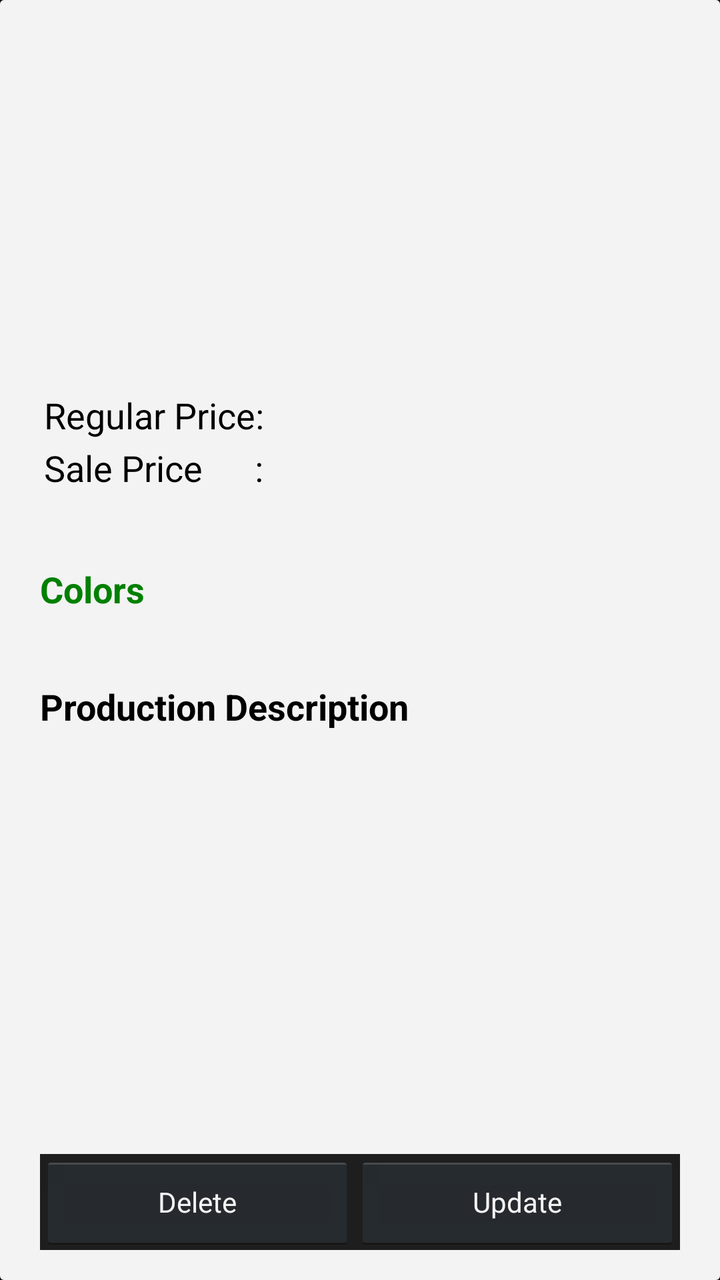
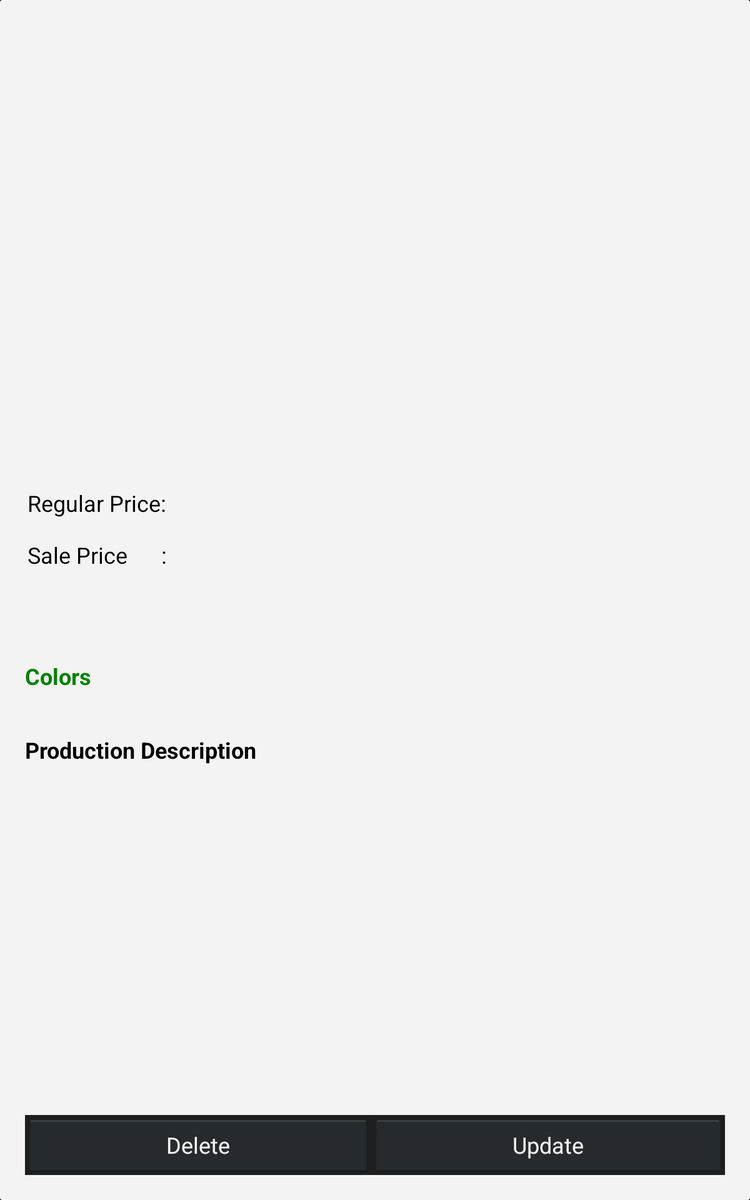

The same Android screen from two of the app's own layout files: first res/layout/ as a phone draws it, then the repository's variant for another configuration, drawn on a device whose configuration selects that folder. Both files follow.
<!-- AndroidManifest.xml: application theme Theme.MyTheme -->
<!-- res/layout/product_detail.xml -->
<android.support.v4.widget.DrawerLayout
    xmlns:android="http://schemas.android.com/apk/res/android"
    android:id="@+id/right_drawer_layout"
    android:layout_width="match_parent"
    android:layout_height="match_parent"  
    >   
<ScrollView  
    android:id="@+id/scrollViewLayOut"
    android:layout_width="match_parent"
    android:layout_height="wrap_content"
    android:fillViewport="true"	 
    android:background="@drawable/product_detail_border2" 
    >

<LinearLayout 
    android:id="@+id/product_detail_layout"
    android:layout_width="match_parent"
    android:layout_height="match_parent"
    android:orientation="vertical"  
    android:paddingTop="2dp"
    android:paddingBottom="5dp"
    android:paddingLeft="5dp"
    android:paddingRight="5dp"    
    android:background="@drawable/product_detail_border"  
    >
    
    <TextView
        android:id="@+id/header"
        android:layout_width="match_parent"
        android:layout_height="wrap_content" 
        android:textColor="@color/Black"               
        android:paddingRight="7dp"         
        android:gravity="right"
        android:textStyle="bold"
        android:textAppearance="?android:attr/textAppearanceSmall" />    
	    	        
    
	<LinearLayout  
	    android:id="@+id/dentist_detail_layout"
	    android:layout_width="match_parent"
	    android:layout_height="match_parent"
	    android:background="@color/vpi__background_holo_light"
	    android:orientation="vertical"
	    android:paddingTop="5dp"
	    android:paddingBottom="5dp"
	    android:paddingLeft="10dp"
	    android:paddingRight="10dp" 	    
	    >       
	    
	    <TextView
	        android:id="@+id/detail_product_name"
	        android:layout_width="wrap_content"
	        android:layout_height="wrap_content"
			style="@style/productNameStyle" 
	        android:textAppearance="?android:attr/textAppearanceMedium" 
	        android:paddingBottom="10dp"
	        />
	
	    <ImageView
	        android:id="@+id/detail_product_image"
	        android:layout_width="wrap_content"
	        android:layout_height="120dp"	 
	        android:layout_gravity="center"
	        android:scaleType="fitCenter"
	        android:adjustViewBounds="true"
	        />
	    
<View style="@style/Divider"/>	    
	    
		<LinearLayout 
		    android:layout_width="match_parent"
		    android:layout_height="wrap_content"
		    android:orientation="horizontal"
		    android:paddingLeft="2dp" 
		    android:paddingRight="2dp" 
		    >	
	    	<TextView
	    	    android:id="@+id/product_detail_regular_price_label"
	    	    android:layout_width="wrap_content"
	    	    android:layout_height="wrap_content"
	    	    android:gravity="right"
	    	    style="@style/label2" 
	    	    android:text="Regular Price:  "
	    	    />	        
	        <TextView
		        android:id="@+id/detail_product_regular_price"
		        android:layout_width="wrap_content"
		        android:layout_height="wrap_content" 
		        style="@style/regularPriceStyle2"  
		        />		             
	    </LinearLayout>
	    
	    
		<LinearLayout 
		    android:layout_width="match_parent"
		    android:layout_height="wrap_content"
		    android:orientation="horizontal"
		    android:padding="2dp" 
		    >	
	    	<TextView
	    	    android:id="@+id/detail_product_sale_price_label"
	    	    android:layout_width="wrap_content"
	    	    android:layout_height="wrap_content"	  
	    	    android:gravity="left"
	    	    style="@style/label2" 
	    	    android:text="Sale Price      :  "
	    	    />	        
	        <TextView
		        android:id="@+id/product_detail_sale_price"
		        android:layout_width="wrap_content"
		        android:layout_height="wrap_content"
		        style="@style/salePriceStyle2" 
				/>		             
	    </LinearLayout>
	    
	
        <TextView
	        android:id="@+id/detail_product_you_save"
	        android:layout_width="match_parent"
	        android:layout_height="wrap_content"
	        style="@style/youSave2" />	
	             
        
<View style="@style/Divider"/>        

      	<TextView
	        android:id="@+id/detail_product_colors_label"
	        android:layout_width="wrap_content"
	        android:layout_height="wrap_content"
	        android:text="@string/colors_label"
	        style="@style/colorStyleLabel" 
	         />
        
      	
	    <TextView
	        android:id="@+id/detail_product_colors"
	        android:layout_width="wrap_content"
	        android:layout_height="wrap_content"
	        style="@style/colorStyle" 
	         />
	
	    
<View style="@style/Divider"/>
	
	    <TextView
	        android:id="@+id/description_label"
	        android:layout_width="wrap_content"
	        android:layout_height="wrap_content"
	        android:text="@string/production_description"
	        style="@style/descriptionLabelStyle" 
	        />
	
	    <TextView
	        android:id="@+id/detail_product_description"
	        android:layout_width="wrap_content"
	        android:layout_height="wrap_content"
	        style="@style/descriptionStyleDetail"
	        />

<View style="@style/Divider"/>	    
	    
   
<View
       android:layout_width="wrap_content"
       android:layout_height="0dp"
       android:layout_weight="1" />
	 
		<LinearLayout 
		    android:layout_width="match_parent"
		    android:layout_height="wrap_content"
		    android:orientation="horizontal"
		    android:weightSum="2"
		    android:background="@color/ActionBarBackGroundColor"
		    android:layout_alignParentBottom="true"
		    >
	        <Button
	            android:id="@+id/btn_detail_product_delete"
	            android:layout_width="wrap_content"
	            android:layout_height="wrap_content"
	            android:text="@string/btn_delete"
	            style="?android:attr/buttonStyleSmall"
	            android:layout_weight="1" 
	
	            />
	
	        <Button
	            android:id="@+id/btn_detail_product_update"
	            android:layout_width="wrap_content"
	            android:layout_height="wrap_content"
	            android:text="Update"
	            style="?android:attr/buttonStyleSmall"
	            android:layout_weight="1" 	            
	            />	                            
	    </LinearLayout>		    
  		    
  	
	</LinearLayout>	 
</LinearLayout>	 

</ScrollView>


  
    <ListView
        android:id="@+id/right_drawer"
        android:layout_width="280dp"
        android:layout_height="match_parent"
        android:layout_gravity="right"
        android:choiceMode="singleChoice"
        android:divider="@color/Gray"
        android:dividerHeight="1dp"
        android:background="@color/background_holo_light"
        />
    
    
</android.support.v4.widget.DrawerLayout>
<!-- resources referenced by this layout -->
<resources>
  <color name="ActionBarBackGroundColor">@color/Gray2</color>
  <color name="Black">#000000</color>
  <color name="Gray">#808080</color>
  <color name="background_holo_light">#fff3f3f3</color>
  <color name="vpi__background_holo_light">#fff3f3f3</color>
  <!-- drawable product_detail_border2 (drawable-hdpi) -->
  <?xml version="1.0" encoding="UTF-8"?>
  <shape xmlns:android="http://schemas.android.com/apk/res/android" 
      android:shape="rectangle">
  	<corners android:radius="2dp"/>
  	<padding 
  	    android:left="5dp" 
  	    android:right="5dp" 
  	    android:top="5dp" 
  	    android:bottom="5dp"/>
  	<solid android:color="@color/background_holo_light"/>
  </shape>
  
  
  
  <string name="btn_delete">Delete</string>
  <string name="colors_label">Colors</string>
  <string name="production_description">Production Description</string>
  <style name="Divider">
  	    <item name="android:layout_width">match_parent</item>
  	    <item name="android:layout_height">10dp</item>
  	</style>
  <style name="colorStyle">
           <item name="android:textColor">@color/Gray4</item>	  
  	     <item name="android:textAppearance">?android:attr/textAppearanceMedium</item>   
   
      </style>
  <style name="colorStyleLabel">
           <item name="android:textColor">@color/Green</item>	  
  	     <item name="android:textAppearance">?android:attr/textAppearanceMedium</item>   
  	     <item name="android:textStyle">bold</item>  
      </style>
  <style name="descriptionLabelStyle">
           <item name="android:textColor">@color/Black</item>	  
  	     <item name="android:textAppearance">?android:attr/textAppearanceMedium</item>   
  	     <item name="android:textStyle">bold</item>  
      </style>
  <style name="descriptionStyleDetail">
           <item name="android:textColor">@color/Black</item>	  
  	     <item name="android:textAppearance">?android:attr/textAppearanceSmall</item>   
  	     
      </style>
  <style name="label2">
           <item name="android:textColor">@color/Black</item>	  
  	     <item name="android:textAppearance">?android:attr/textAppearanceMedium</item>     
      </style>
  <style name="productNameStyle">
           <item name="android:textColor">@color/Black</item>	
  	     <item name="android:textStyle">bold</item>    
  	     <item name="android:textAppearance">?android:attr/textAppearanceSmall</item>     	     
      </style>
  <style name="regularPriceStyle2">
           <item name="android:textColor">@color/Black</item>	  
  	     <item name="android:textAppearance">?android:attr/textAppearanceMedium</item>     
      </style>
  <style name="salePriceStyle2">
           <item name="android:textColor">@color/Red</item>	  
  	     <item name="android:textAppearance">?android:attr/textAppearanceMedium</item>   
  	     
      </style>
  <style name="youSave2">
           <item name="android:textColor">@color/Red</item>	  
  	     <item name="android:textAppearance">?android:attr/textAppearanceMedium</item>   
  	     <item name="android:textStyle">bold</item>  
      </style>
  <style name="Theme.MyTheme" parent="@android:style/Theme.Holo" />
  <color name="Gray2">#1e1e1e</color>
  <color name="Gray4">#464646</color>
  <color name="Green">#008000</color>
  <color name="Red">#FF0000</color>
</resources>
<!-- res/layout-large/product_detail.xml (the repository's variant of the layout above) -->
<!-- drawn on a 7-inch tablet held upright -->
<android.support.v4.widget.DrawerLayout
    xmlns:android="http://schemas.android.com/apk/res/android"
    android:id="@+id/right_drawer_layout"
    android:layout_width="match_parent"
    android:layout_height="match_parent"  
    >   
<ScrollView  
    android:id="@+id/scrollViewLayOut"
    android:layout_width="match_parent"
    android:layout_height="wrap_content"
    android:fillViewport="true"	 
    android:background="@drawable/product_detail_border2" 
    >

<LinearLayout 
    android:id="@+id/product_detail_layout"
    android:layout_width="match_parent"
    android:layout_height="match_parent"
    android:orientation="vertical"    
    android:paddingTop="5dp"
    android:paddingBottom="10dp"
    android:paddingLeft="10dp"
    android:paddingRight="10dp"	
    android:background="@drawable/product_detail_border"       
    >
    
    <TextView
        android:id="@+id/header"
        android:layout_width="match_parent"
        android:layout_height="wrap_content" 
        android:textColor="@color/Black"               
        android:paddingRight="7dp"         
        android:gravity="right"
        android:textStyle="bold"
        android:textAppearance="?android:attr/textAppearanceLarge" />    
	    	        
    
	<LinearLayout  
	    android:id="@+id/dentist_detail_layout"
	    android:layout_width="match_parent"
	    android:layout_height="match_parent"
	    android:background="@color/vpi__background_holo_light"
	    android:orientation="vertical"
	    android:paddingTop="5dp"
	    android:paddingBottom="5dp"
	    android:paddingLeft="5dp"
	    android:paddingRight="5dp"
	    >       
	    
	    <TextView
	        android:id="@+id/detail_product_name"
	        android:layout_width="wrap_content"
	        android:layout_height="wrap_content"
			style="@style/productNameStyle" 
	        android:textAppearance="?android:attr/textAppearanceLarge" 
	        android:lines="4"
	        android:gravity="top"
	        android:padding="2dp"
	        />
	    
 <View style="@style/Divider"/> 
 	
	    <ImageView
	        android:id="@+id/detail_product_image"
	        android:layout_width="wrap_content"
	        android:layout_height="200dp"	 
	        android:layout_gravity="center"
	        android:scaleType="fitCenter"
	        android:adjustViewBounds="true"
	        />
	    
 <View style="@style/DividerX"/> 	    
	    
		<LinearLayout 
		    android:layout_width="match_parent"
		    android:layout_height="wrap_content"
		    android:orientation="horizontal"
		    android:paddingLeft="2dp" 
		    android:paddingRight="2dp" 
		    >	
	    	<TextView
	    	    android:id="@+id/product_detail_regular_price_label"
	    	    android:layout_width="wrap_content"
	    	    android:layout_height="wrap_content"
	    	    android:gravity="right"
	    	    style="@style/label2" 
	    	    android:text="Regular Price:  "
	    	    />	        
	        <TextView
		        android:id="@+id/detail_product_regular_price"
		        android:layout_width="wrap_content"
		        android:layout_height="wrap_content" 
		        style="@style/regularPriceStyleL"  
		        />		             
	    </LinearLayout>
	    
 <View style="@style/Divider"/>
 	    
		<LinearLayout 
		    android:layout_width="match_parent"
		    android:layout_height="wrap_content"
		    android:orientation="horizontal"
		    android:padding="2dp" 
		    >	
	    	<TextView
	    	    android:id="@+id/detail_product_sale_price_label"
	    	    android:layout_width="wrap_content"
	    	    android:layout_height="wrap_content"	  
	    	    android:gravity="center"
	    	    style="@style/label2" 
	    	    android:text="Sale Price      :  "
	    	    />	        
	        <TextView
		        android:id="@+id/product_detail_sale_price"
		        android:layout_width="wrap_content"
		        android:layout_height="wrap_content"
		        style="@style/salePriceStyleL" 
				/>		             
	    </LinearLayout>
	    
<View style="@style/DividerX"/>	
        <TextView
	        android:id="@+id/detail_product_you_save"
	        android:layout_width="match_parent"
	        android:layout_height="wrap_content"
	        style="@style/youSaveL" />	
	             
        
<View style="@style/DividerX"/>	        

      	<TextView
	        android:id="@+id/detail_product_colors_label"
	        android:layout_width="wrap_content"
	        android:layout_height="wrap_content"
	        android:text="@string/colors_label"
	        style="@style/colorStyleLabel" 
	         />
        
      	
	    <TextView
	        android:id="@+id/detail_product_colors"
	        android:layout_width="wrap_content"
	        android:layout_height="wrap_content"
	        style="@style/colorStyle" 
	         />
	
	    
<View style="@style/Divider"/>
	
	    <TextView
	        android:id="@+id/description_label"
	        android:layout_width="wrap_content"
	        android:layout_height="wrap_content"
	        android:text="@string/production_description"
	        style="@style/descriptionLabelStyleL" 
	        />
	
	    <TextView
	        android:id="@+id/detail_product_description"
	        android:layout_width="wrap_content"
	        android:layout_height="wrap_content"
	        style="@style/descriptionStyleDetailL"
	        
	        />

<View style="@style/DividerX"/>	    
	    
   
<View
       android:layout_width="wrap_content"
       android:layout_height="0dp"
       android:layout_weight="1" />
	 
		<LinearLayout 
		    android:layout_width="match_parent"
		    android:layout_height="wrap_content"
		    android:orientation="horizontal"
		    android:weightSum="2"
		    android:background="@color/ActionBarBackGroundColor"
		    android:layout_alignParentBottom="true"
		    >
	        <Button
	            android:id="@+id/btn_detail_product_delete"
	            android:layout_width="wrap_content"
	            android:layout_height="wrap_content"
	            android:text="@string/btn_delete"
	            android:layout_weight="1" 
	
	            />
	
	        <Button
	            android:id="@+id/btn_detail_product_update"
	            android:layout_width="wrap_content"
	            android:layout_height="wrap_content"
	            android:text="Update"
	            android:layout_weight="1" 	            
	            />	                            
	    </LinearLayout>		    
  		    
  	
	</LinearLayout>	 
</LinearLayout>	 

</ScrollView>


  
    <ListView
        android:id="@+id/right_drawer"
        android:layout_width="450dp"
        android:layout_height="match_parent"
        android:layout_gravity="right"
        android:choiceMode="singleChoice"
        android:divider="@color/Gray"
        android:dividerHeight="1dp"
        android:background="@color/background_holo_light"
        />
    
    
</android.support.v4.widget.DrawerLayout>
<!-- resources referenced by the variant -->
<!-- as a 7-inch tablet held upright resolves them -->
<resources>
  <color name="ActionBarBackGroundColor">@color/Gray2</color>
  <color name="Black">#000000</color>
  <color name="Gray">#808080</color>
  <color name="background_holo_light">#fff3f3f3</color>
  <color name="vpi__background_holo_light">#fff3f3f3</color>
  <!-- drawable product_detail_border2 (drawable-hdpi) -->
  <?xml version="1.0" encoding="UTF-8"?>
  <shape xmlns:android="http://schemas.android.com/apk/res/android" 
      android:shape="rectangle">
  	<corners android:radius="2dp"/>
  	<padding 
  	    android:left="5dp" 
  	    android:right="5dp" 
  	    android:top="5dp" 
  	    android:bottom="5dp"/>
  	<solid android:color="@color/background_holo_light"/>
  </shape>
  
  
  
  <string name="btn_delete">Delete</string>
  <string name="colors_label">Colors</string>
  <string name="production_description">Production Description</string>
  <style name="Divider">
  	    <item name="android:layout_width">match_parent</item>
  	    <item name="android:layout_height">10dp</item>
  	</style>
  <style name="DividerX">
  	    <item name="android:layout_width">match_parent</item>
  	    <item name="android:layout_height">20dp</item>
  	</style>
  <style name="colorStyle">
           <item name="android:textColor">@color/Gray4</item>	  
  	     <item name="android:textAppearance">?android:attr/textAppearanceMedium</item>   
   
      </style>
  <style name="colorStyleLabel">
           <item name="android:textColor">@color/Green</item>	  
  	     <item name="android:textAppearance">?android:attr/textAppearanceMedium</item>   
  	     <item name="android:textStyle">bold</item>  
      </style>
  <style name="descriptionLabelStyleL">
           <item name="android:textColor">@color/Black</item>	  
  	     <item name="android:textAppearance">?android:attr/textAppearanceMedium</item>   
  	     <item name="android:textStyle">bold</item>  
      </style>
  <style name="descriptionStyleDetailL">
           <item name="android:textColor">@color/Black</item>	  
  	     <item name="android:textAppearance">?android:attr/textAppearanceMedium</item>   
  	     
      </style>
  <style name="label2">
           <item name="android:textColor">@color/Black</item>	  
  	     <item name="android:textAppearance">?android:attr/textAppearanceMedium</item>     
      </style>
  <style name="productNameStyle">
           <item name="android:textColor">@color/Black</item>	
  	     <item name="android:textStyle">bold</item>    
  	     <item name="android:textAppearance">?android:attr/textAppearanceSmall</item>     	     
      </style>
  <style name="regularPriceStyleL">
           <item name="android:textColor">@color/Black</item>	  
  	     <item name="android:textAppearance">?android:attr/textAppearanceLarge</item>     
      </style>
  <style name="salePriceStyleL">
           <item name="android:textColor">@color/Blue</item>	  
  	     <item name="android:textAppearance">?android:attr/textAppearanceLarge</item>   
  	     
      </style>
  <style name="youSaveL">
           <item name="android:textColor">@color/Red</item>	  
  	     <item name="android:textAppearance">?android:attr/textAppearanceLarge</item>   
  	     <item name="android:textStyle">bold</item>  
      </style>
  <style name="Theme.MyTheme" parent="@android:style/Theme.Holo" />
  <color name="Gray2">#1e1e1e</color>
  <color name="Gray4">#464646</color>
  <color name="Green">#008000</color>
  <color name="Blue">#0000FF</color>
  <color name="Red">#FF0000</color>
</resources>
